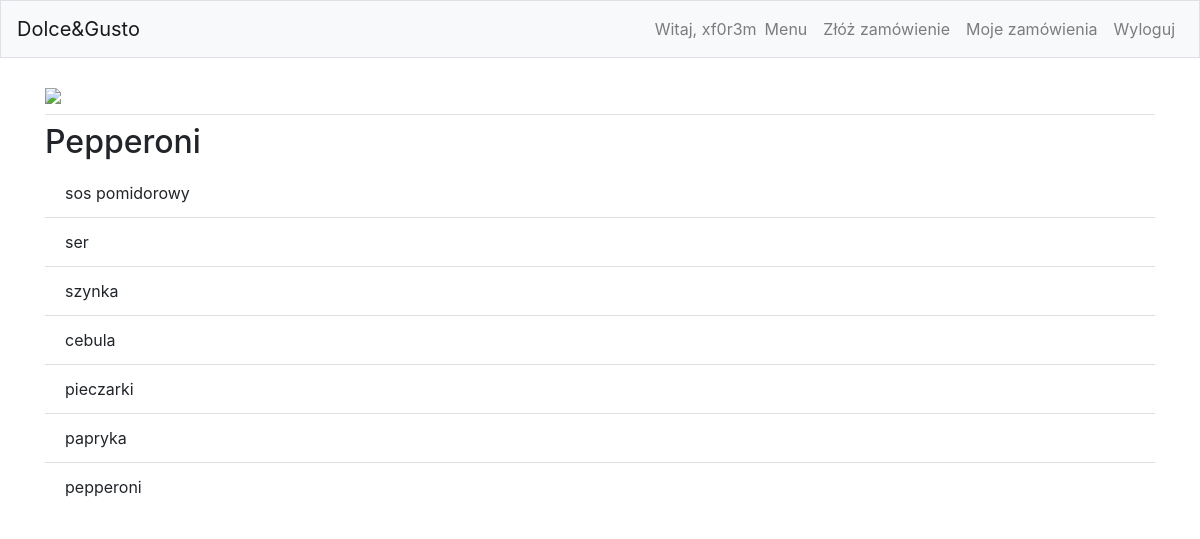
Page /1 (signed in) on the committed database.
### pizzas/models.py (models this page shows)
class Pizza(models.Model):
    name = models.CharField(max_length=200)
    def __str__(self):
        return self.name

class Toping(models.Model):
    pizza = models.ForeignKey(Pizza, on_delete=models.CASCADE)
    name = models.CharField(max_length=200)
    def __str__(self):
        return self.name

### pizzas/views.py (the view)
# urls.py: path('<int:pizza_id>', views.pizza_site, name='pizza_site'),
def pizza_site(request, pizza_id):
    from pizzas.models import Pizza,Toping
    context = {}
    name = Pizza.objects.get(id=pizza_id)
    topings = name.toping_set.all()
    context['name'] = name
    context['topings'] = topings
    return render(request, 'pizzas/pizza_site.html', context)

### pizzas/templates/pizzas/pizza_site.html
{% extends 'pizzas/base.html' %}
{% block page_header %}
    <img src="https://i.imgur.com/olxvhk5.jpg" style="width: 100%;" />
{% endblock page_header %}
{% block content %}
<h2>{{ name }}</h2>
<ul class="list-group list-group-flush">
    {% for toping in topings %}
        <li class="list-group-item">{{ toping }}</li>
    {% empty %}
        <li class="list-group-item">Dodatki na życzenie</li>
    {% endfor %}
</ul>
{% endblock content %}

### pizzas/templates/pizzas/base.html (shortened to what this page needs)
{% load bootstrap4 %}
<!doctype html>
<html lang="pl">
    <head>
        {% bootstrap_css %}
    </head>
    <body>
        <nav class="navbar navbar-expand-md navbar-light bg-light mb-4 border">
            <a class="navbar-brand" href="{% url 'pizzas:index' %}">
                Dolce&Gusto
            </a>
            <div class="collapse navbar-collapse" id="navbarCollapse">
                <ul class="navbar-nav ml-auto">
                    {% if user.is_authenticated %}
                        <li class="nav-item">
                            <span class="navbar-text">
                                Witaj, {{ user.username }}
                            </span>
                        </li>
                        <li class="nav-item">
                            <a class="nav-link" href="{% url 'pizzas:menu' %}">
                                Menu
                            </a>
                        </li>
                        {% if user.username == 'pizza_admin' %}
                            <li class="nav-item">
                                <a class="nav-link" href="{% url 'pizzas:orders' %}">
                                    Zamówienia
                                </a>
                            </li>
                        {% else %}
                            <li class="nav-item">
                                <a class="nav-link" href="{% url 'pizzas:new_order' %}">
                                    Złóż zamówienie
                                </a>
                            </li>
                            <li class="nav-item">
                                <a class="nav-link" href="{% url 'pizzas:orders' %}">
                                    Moje zamówienia
                                </a>
                            </li>
                        {% endif %}
                        <li class="nav-item">
                            <a class="nav-link" href="{% url 'users:logout' %}">
                                Wyloguj
                            </a>
                        </li>
                    {% endif %}
                </ul>
            </div>
        </nav>
        <main role="main" class="container">
            <div class="pb-2 mb-2 border-bottom">
                {% block page_header %} {% endblock page_header %}
            </div>
            <div>
                {% block content %}{% endblock content %}
            </div>
        </main>
    </body>
</html>

### rows in the picture
Pizza: name "Pepperoni"
Toping: name "sos pomidorowy"
Toping: name "ser"
Toping: name "szynka"
Toping: name "cebula"
Toping: name "pieczarki"
Toping: name "papryka"
Toping: name "pepperoni"

### other values in the picture
{{ user.username }} "xf0r3m"
